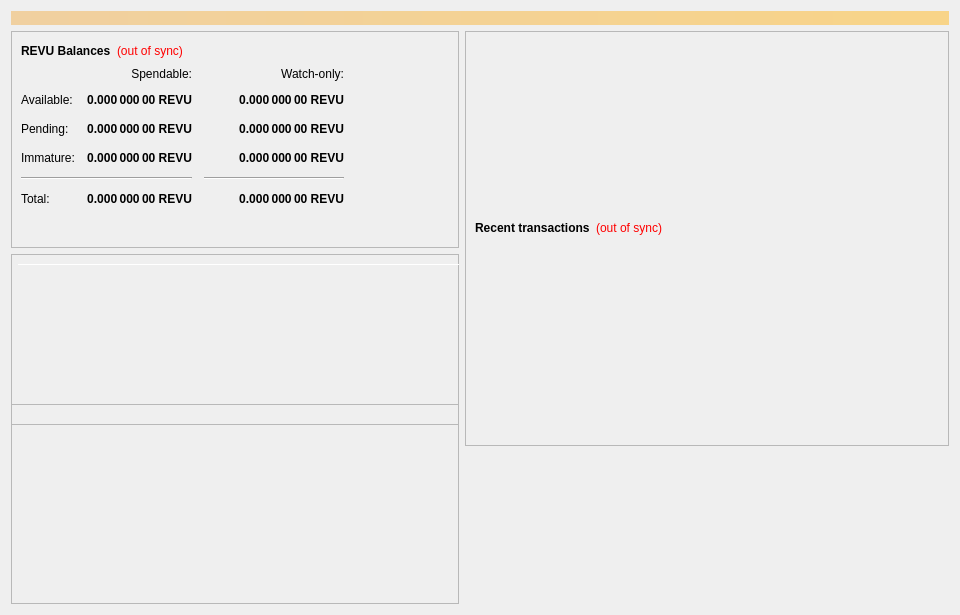
<?xml version="1.0" encoding="UTF-8"?>
<ui version="4.0">
 <class>OverviewPage</class>
 <widget class="QWidget" name="OverviewPage">
  <property name="geometry">
   <rect>
    <x>0</x>
    <y>0</y>
    <width>960</width>
    <height>615</height>
   </rect>
  </property>
  <property name="minimumSize">
   <size>
    <width>960</width>
    <height>0</height>
   </size>
  </property>
  <property name="windowTitle">
   <string>Form</string>
  </property>
  <layout class="QVBoxLayout" name="topLayout">
   <item>
    <widget class="QLabel" name="labelAlerts">
     <property name="visible">
      <bool>false</bool>
     </property>
     <property name="styleSheet">
      <string notr="true">background-color: qlineargradient(x1: 0, y1: 0, x2: 1, y2: 0, stop:0 #F0D0A0, stop:1 #F8D488); color:#000000;</string>
     </property>
     <property name="wordWrap">
      <bool>true</bool>
     </property>
     <property name="margin">
      <number>3</number>
     </property>
    </widget>
   </item>
   <item>
    <layout class="QHBoxLayout" name="horizontalLayout" stretch="1,1">
     <item>
      <layout class="QVBoxLayout" name="verticalLayout_2">
       <item>
        <widget class="QFrame" name="frame">
         <property name="frameShape">
          <enum>QFrame::StyledPanel</enum>
         </property>
         <property name="frameShadow">
          <enum>QFrame::Raised</enum>
         </property>
         <layout class="QVBoxLayout" name="verticalLayout_4">
          <item>
           <layout class="QHBoxLayout" name="horizontalLayout_4">
            <item>
             <widget class="QLabel" name="label_5">
              <property name="font">
               <font>
                <weight>75</weight>
                <bold>true</bold>
               </font>
              </property>
              <property name="text">
               <string>REVU Balances</string>
              </property>
             </widget>
            </item>
            <item>
             <widget class="QLabel" name="labelWalletStatus">
              <property name="cursor">
               <cursorShape>WhatsThisCursor</cursorShape>
              </property>
              <property name="toolTip">
               <string>The displayed information may be out of date. Your wallet automatically synchronizes with the Revu network after a connection is established, but this process has not completed yet.</string>
              </property>
              <property name="styleSheet">
               <string notr="true">QLabel { color: red; }</string>
              </property>
              <property name="text">
               <string notr="true">(out of sync)</string>
              </property>
              <property name="alignment">
               <set>Qt::AlignLeading|Qt::AlignLeft|Qt::AlignVCenter</set>
              </property>
             </widget>
            </item>
            <item>
             <spacer name="horizontalSpacer_3">
              <property name="orientation">
               <enum>Qt::Horizontal</enum>
              </property>
              <property name="sizeHint" stdset="0">
               <size>
                <width>40</width>
                <height>20</height>
               </size>
              </property>
             </spacer>
            </item>
           </layout>
          </item>
          <item>
           <layout class="QGridLayout" name="gridLayout">
            <property name="spacing">
             <number>12</number>
            </property>
            <item row="2" column="2">
             <widget class="QLabel" name="labelWatchPending">
              <property name="font">
               <font>
                <weight>75</weight>
                <bold>true</bold>
               </font>
              </property>
              <property name="cursor">
               <cursorShape>IBeamCursor</cursorShape>
              </property>
              <property name="toolTip">
               <string>Unconfirmed transactions to watch-only addresses</string>
              </property>
              <property name="text">
               <string notr="true">0.000 000 00 REVU</string>
              </property>
              <property name="alignment">
               <set>Qt::AlignRight|Qt::AlignTrailing|Qt::AlignVCenter</set>
              </property>
              <property name="textInteractionFlags">
               <set>Qt::LinksAccessibleByMouse|Qt::TextSelectableByKeyboard|Qt::TextSelectableByMouse</set>
              </property>
             </widget>
            </item>
            <item row="2" column="1">
             <widget class="QLabel" name="labelUnconfirmed">
              <property name="font">
               <font>
                <weight>75</weight>
                <bold>true</bold>
               </font>
              </property>
              <property name="cursor">
               <cursorShape>IBeamCursor</cursorShape>
              </property>
              <property name="toolTip">
               <string>Total of transactions that have yet to be confirmed, and do not yet count toward the spendable balance</string>
              </property>
              <property name="text">
               <string notr="true">0.000 000 00 REVU</string>
              </property>
              <property name="alignment">
               <set>Qt::AlignRight|Qt::AlignTrailing|Qt::AlignVCenter</set>
              </property>
              <property name="textInteractionFlags">
               <set>Qt::LinksAccessibleByMouse|Qt::TextSelectableByKeyboard|Qt::TextSelectableByMouse</set>
              </property>
             </widget>
            </item>
            <item row="3" column="2">
             <widget class="QLabel" name="labelWatchImmature">
              <property name="font">
               <font>
                <weight>75</weight>
                <bold>true</bold>
               </font>
              </property>
              <property name="cursor">
               <cursorShape>IBeamCursor</cursorShape>
              </property>
              <property name="toolTip">
               <string>Staked or masternode rewards in watch-only addresses that has not yet matured</string>
              </property>
              <property name="text">
               <string notr="true">0.000 000 00 REVU</string>
              </property>
              <property name="alignment">
               <set>Qt::AlignRight|Qt::AlignTrailing|Qt::AlignVCenter</set>
              </property>
              <property name="textInteractionFlags">
               <set>Qt::LinksAccessibleByMouse|Qt::TextSelectableByKeyboard|Qt::TextSelectableByMouse</set>
              </property>
             </widget>
            </item>
            <item row="4" column="0" colspan="2">
             <widget class="Line" name="lineSpendableBalance">
              <property name="orientation">
               <enum>Qt::Horizontal</enum>
              </property>
             </widget>
            </item>
            <item row="4" column="2">
             <widget class="Line" name="lineWatchBalance">
              <property name="sizePolicy">
               <sizepolicy hsizetype="Preferred" vsizetype="Fixed">
                <horstretch>0</horstretch>
                <verstretch>0</verstretch>
               </sizepolicy>
              </property>
              <property name="minimumSize">
               <size>
                <width>140</width>
                <height>0</height>
               </size>
              </property>
              <property name="orientation">
               <enum>Qt::Horizontal</enum>
              </property>
             </widget>
            </item>
            <item row="5" column="0">
             <widget class="QLabel" name="labelTotalText">
              <property name="text">
               <string>Total:</string>
              </property>
             </widget>
            </item>
            <item row="3" column="1">
             <widget class="QLabel" name="labelImmature">
              <property name="font">
               <font>
                <weight>75</weight>
                <bold>true</bold>
               </font>
              </property>
              <property name="cursor">
               <cursorShape>IBeamCursor</cursorShape>
              </property>
              <property name="toolTip">
               <string>Staked or masternode rewards that has not yet matured</string>
              </property>
              <property name="text">
               <string notr="true">0.000 000 00 REVU</string>
              </property>
              <property name="alignment">
               <set>Qt::AlignRight|Qt::AlignTrailing|Qt::AlignVCenter</set>
              </property>
              <property name="textInteractionFlags">
               <set>Qt::LinksAccessibleByMouse|Qt::TextSelectableByKeyboard|Qt::TextSelectableByMouse</set>
              </property>
             </widget>
            </item>
            <item row="2" column="3">
             <spacer name="horizontalSpacer_2">
              <property name="orientation">
               <enum>Qt::Horizontal</enum>
              </property>
              <property name="sizeHint" stdset="0">
               <size>
                <width>40</width>
                <height>20</height>
               </size>
              </property>
             </spacer>
            </item>
            <item row="3" column="0">
             <widget class="QLabel" name="labelImmatureText">
              <property name="text">
               <string>Immature:</string>
              </property>
             </widget>
            </item>
            <item row="5" column="1">
             <widget class="QLabel" name="labelTotal">
              <property name="font">
               <font>
                <weight>75</weight>
                <bold>true</bold>
               </font>
              </property>
              <property name="cursor">
               <cursorShape>IBeamCursor</cursorShape>
              </property>
              <property name="toolTip">
               <string>Your current total balance</string>
              </property>
              <property name="text">
               <string notr="true">0.000 000 00 REVU</string>
              </property>
              <property name="alignment">
               <set>Qt::AlignRight|Qt::AlignTrailing|Qt::AlignVCenter</set>
              </property>
              <property name="textInteractionFlags">
               <set>Qt::LinksAccessibleByMouse|Qt::TextSelectableByKeyboard|Qt::TextSelectableByMouse</set>
              </property>
             </widget>
            </item>
            <item row="5" column="2">
             <widget class="QLabel" name="labelWatchTotal">
              <property name="font">
               <font>
                <weight>75</weight>
                <bold>true</bold>
               </font>
              </property>
              <property name="cursor">
               <cursorShape>IBeamCursor</cursorShape>
              </property>
              <property name="toolTip">
               <string>Current total balance in watch-only addresses</string>
              </property>
              <property name="text">
               <string notr="true">0.000 000 00 REVU</string>
              </property>
              <property name="alignment">
               <set>Qt::AlignRight|Qt::AlignTrailing|Qt::AlignVCenter</set>
              </property>
              <property name="textInteractionFlags">
               <set>Qt::LinksAccessibleByMouse|Qt::TextSelectableByKeyboard|Qt::TextSelectableByMouse</set>
              </property>
             </widget>
            </item>
            <item row="0" column="2">
             <widget class="QLabel" name="labelWatchonly">
              <property name="text">
               <string>Watch-only:</string>
              </property>
              <property name="alignment">
               <set>Qt::AlignRight|Qt::AlignTrailing|Qt::AlignVCenter</set>
              </property>
             </widget>
            </item>
            <item row="1" column="0">
             <widget class="QLabel" name="labelBalanceText">
              <property name="text">
               <string>Available:</string>
              </property>
             </widget>
            </item>
            <item row="1" column="1">
             <widget class="QLabel" name="labelBalance">
              <property name="font">
               <font>
                <weight>75</weight>
                <bold>true</bold>
               </font>
              </property>
              <property name="cursor">
               <cursorShape>IBeamCursor</cursorShape>
              </property>
              <property name="toolTip">
               <string>Your current spendable balance</string>
              </property>
              <property name="text">
               <string notr="true">0.000 000 00 REVU</string>
              </property>
              <property name="alignment">
               <set>Qt::AlignRight|Qt::AlignTrailing|Qt::AlignVCenter</set>
              </property>
              <property name="textInteractionFlags">
               <set>Qt::LinksAccessibleByMouse|Qt::TextSelectableByKeyboard|Qt::TextSelectableByMouse</set>
              </property>
             </widget>
            </item>
            <item row="1" column="2">
             <widget class="QLabel" name="labelWatchAvailable">
              <property name="font">
               <font>
                <weight>75</weight>
                <bold>true</bold>
               </font>
              </property>
              <property name="cursor">
               <cursorShape>IBeamCursor</cursorShape>
              </property>
              <property name="toolTip">
               <string>Your current balance in watch-only addresses</string>
              </property>
              <property name="text">
               <string notr="true">0.000 000 00 REVU</string>
              </property>
              <property name="alignment">
               <set>Qt::AlignRight|Qt::AlignTrailing|Qt::AlignVCenter</set>
              </property>
              <property name="textInteractionFlags">
               <set>Qt::LinksAccessibleByMouse|Qt::TextSelectableByKeyboard|Qt::TextSelectableByMouse</set>
              </property>
             </widget>
            </item>
            <item row="2" column="0">
             <widget class="QLabel" name="labelPendingText">
              <property name="text">
               <string>Pending:</string>
              </property>
             </widget>
            </item>
            <item row="0" column="1">
             <widget class="QLabel" name="labelSpendable">
              <property name="text">
               <string>Spendable:</string>
              </property>
              <property name="alignment">
               <set>Qt::AlignRight|Qt::AlignTrailing|Qt::AlignVCenter</set>
              </property>
             </widget>
            </item>
           </layout>
          </item>
          <item>
           <spacer name="verticalSpacer_4">
            <property name="orientation">
             <enum>Qt::Vertical</enum>
            </property>
            <property name="sizeHint" stdset="0">
             <size>
              <width>20</width>
              <height>40</height>
             </size>
            </property>
           </spacer>
          </item>
         </layout>
        </widget>
       </item>
       <item>
        <widget class="QFrame" name="frameObfuscation">
         <property name="minimumSize">
          <size>
           <width>0</width>
           <height>350</height>
          </size>
         </property>
         <property name="layoutDirection">
          <enum>Qt::LeftToRight</enum>
         </property>
         <property name="frameShape">
          <enum>QFrame::StyledPanel</enum>
         </property>
         <property name="frameShadow">
          <enum>QFrame::Raised</enum>
         </property>
         <widget class="QPushButton" name="runAutoDenom">
          <property name="geometry">
           <rect>
            <x>251</x>
            <y>17</y>
            <width>1</width>
            <height>1</height>
           </rect>
          </property>
          <property name="palette">
           <palette>
            <active>
             <colorrole role="WindowText">
              <brush brushstyle="SolidPattern">
               <color alpha="255">
                <red>0</red>
                <green>0</green>
                <blue>0</blue>
               </color>
              </brush>
             </colorrole>
             <colorrole role="Button">
              <brush brushstyle="SolidPattern">
               <color alpha="255">
                <red>239</red>
                <green>238</green>
                <blue>238</blue>
               </color>
              </brush>
             </colorrole>
             <colorrole role="Light">
              <brush brushstyle="SolidPattern">
               <color alpha="255">
                <red>255</red>
                <green>255</green>
                <blue>255</blue>
               </color>
              </brush>
             </colorrole>
             <colorrole role="Midlight">
              <brush brushstyle="SolidPattern">
               <color alpha="255">
                <red>247</red>
                <green>246</green>
                <blue>246</blue>
               </color>
              </brush>
             </colorrole>
             <colorrole role="Dark">
              <brush brushstyle="SolidPattern">
               <color alpha="255">
                <red>119</red>
                <green>119</green>
                <blue>119</blue>
               </color>
              </brush>
             </colorrole>
             <colorrole role="Mid">
              <brush brushstyle="SolidPattern">
               <color alpha="255">
                <red>159</red>
                <green>159</green>
                <blue>159</blue>
               </color>
              </brush>
             </colorrole>
             <colorrole role="Text">
              <brush brushstyle="SolidPattern">
               <color alpha="255">
                <red>0</red>
                <green>0</green>
                <blue>0</blue>
               </color>
              </brush>
             </colorrole>
             <colorrole role="BrightText">
              <brush brushstyle="SolidPattern">
               <color alpha="255">
                <red>255</red>
                <green>255</green>
                <blue>255</blue>
               </color>
              </brush>
             </colorrole>
             <colorrole role="ButtonText">
              <brush brushstyle="SolidPattern">
               <color alpha="255">
                <red>0</red>
                <green>0</green>
                <blue>0</blue>
               </color>
              </brush>
             </colorrole>
             <colorrole role="Base">
              <brush brushstyle="SolidPattern">
               <color alpha="255">
                <red>255</red>
                <green>255</green>
                <blue>255</blue>
               </color>
              </brush>
             </colorrole>
             <colorrole role="Window">
              <brush brushstyle="SolidPattern">
               <color alpha="255">
                <red>239</red>
                <green>238</green>
                <blue>238</blue>
               </color>
              </brush>
             </colorrole>
             <colorrole role="Shadow">
              <brush brushstyle="SolidPattern">
               <color alpha="255">
                <red>0</red>
                <green>0</green>
                <blue>0</blue>
               </color>
              </brush>
             </colorrole>
             <colorrole role="AlternateBase">
              <brush brushstyle="SolidPattern">
               <color alpha="255">
                <red>247</red>
                <green>246</green>
                <blue>246</blue>
               </color>
              </brush>
             </colorrole>
             <colorrole role="ToolTipBase">
              <brush brushstyle="SolidPattern">
               <color alpha="255">
                <red>255</red>
                <green>255</green>
                <blue>220</blue>
               </color>
              </brush>
             </colorrole>
             <colorrole role="ToolTipText">
              <brush brushstyle="SolidPattern">
               <color alpha="255">
                <red>0</red>
                <green>0</green>
                <blue>0</blue>
               </color>
              </brush>
             </colorrole>
            </active>
            <inactive>
             <colorrole role="WindowText">
              <brush brushstyle="SolidPattern">
               <color alpha="255">
                <red>0</red>
                <green>0</green>
                <blue>0</blue>
               </color>
              </brush>
             </colorrole>
             <colorrole role="Button">
              <brush brushstyle="SolidPattern">
               <color alpha="255">
                <red>239</red>
                <green>238</green>
                <blue>238</blue>
               </color>
              </brush>
             </colorrole>
             <colorrole role="Light">
              <brush brushstyle="SolidPattern">
               <color alpha="255">
                <red>255</red>
                <green>255</green>
                <blue>255</blue>
               </color>
              </brush>
             </colorrole>
             <colorrole role="Midlight">
              <brush brushstyle="SolidPattern">
               <color alpha="255">
                <red>247</red>
                <green>246</green>
                <blue>246</blue>
               </color>
              </brush>
             </colorrole>
             <colorrole role="Dark">
              <brush brushstyle="SolidPattern">
               <color alpha="255">
                <red>119</red>
                <green>119</green>
                <blue>119</blue>
               </color>
              </brush>
             </colorrole>
             <colorrole role="Mid">
              <brush brushstyle="SolidPattern">
               <color alpha="255">
                <red>159</red>
                <green>159</green>
                <blue>159</blue>
               </color>
              </brush>
             </colorrole>
             <colorrole role="Text">
              <brush brushstyle="SolidPattern">
               <color alpha="255">
                <red>0</red>
                <green>0</green>
                <blue>0</blue>
               </color>
              </brush>
             </colorrole>
             <colorrole role="BrightText">
              <brush brushstyle="SolidPattern">
               <color alpha="255">
                <red>255</red>
                <green>255</green>
                <blue>255</blue>
               </color>
              </brush>
             </colorrole>
             <colorrole role="ButtonText">
              <brush brushstyle="SolidPattern">
               <color alpha="255">
                <red>0</red>
                <green>0</green>
                <blue>0</blue>
               </color>
              </brush>
             </colorrole>
             <colorrole role="Base">
              <brush brushstyle="SolidPattern">
               <color alpha="255">
                <red>255</red>
                <green>255</green>
                <blue>255</blue>
               </color>
              </brush>
             </colorrole>
             <colorrole role="Window">
              <brush brushstyle="SolidPattern">
               <color alpha="255">
                <red>239</red>
                <green>238</green>
                <blue>238</blue>
               </color>
              </brush>
             </colorrole>
             <colorrole role="Shadow">
              <brush brushstyle="SolidPattern">
               <color alpha="255">
                <red>0</red>
                <green>0</green>
                <blue>0</blue>
               </color>
              </brush>
             </colorrole>
             <colorrole role="AlternateBase">
              <brush brushstyle="SolidPattern">
               <color alpha="255">
                <red>247</red>
                <green>246</green>
                <blue>246</blue>
               </color>
              </brush>
             </colorrole>
             <colorrole role="ToolTipBase">
              <brush brushstyle="SolidPattern">
               <color alpha="255">
                <red>255</red>
                <green>255</green>
                <blue>220</blue>
               </color>
              </brush>
             </colorrole>
             <colorrole role="ToolTipText">
              <brush brushstyle="SolidPattern">
               <color alpha="255">
                <red>0</red>
                <green>0</green>
                <blue>0</blue>
               </color>
              </brush>
             </colorrole>
            </inactive>
            <disabled>
             <colorrole role="WindowText">
              <brush brushstyle="SolidPattern">
               <color alpha="255">
                <red>119</red>
                <green>119</green>
                <blue>119</blue>
               </color>
              </brush>
             </colorrole>
             <colorrole role="Button">
              <brush brushstyle="SolidPattern">
               <color alpha="255">
                <red>239</red>
                <green>238</green>
                <blue>238</blue>
               </color>
              </brush>
             </colorrole>
             <colorrole role="Light">
              <brush brushstyle="SolidPattern">
               <color alpha="255">
                <red>255</red>
                <green>255</green>
                <blue>255</blue>
               </color>
              </brush>
             </colorrole>
             <colorrole role="Midlight">
              <brush brushstyle="SolidPattern">
               <color alpha="255">
                <red>247</red>
                <green>246</green>
                <blue>246</blue>
               </color>
              </brush>
             </colorrole>
             <colorrole role="Dark">
              <brush brushstyle="SolidPattern">
               <color alpha="255">
                <red>119</red>
                <green>119</green>
                <blue>119</blue>
               </color>
              </brush>
             </colorrole>
             <colorrole role="Mid">
              <brush brushstyle="SolidPattern">
               <color alpha="255">
                <red>159</red>
                <green>159</green>
                <blue>159</blue>
               </color>
              </brush>
             </colorrole>
             <colorrole role="Text">
              <brush brushstyle="SolidPattern">
               <color alpha="255">
                <red>119</red>
                <green>119</green>
                <blue>119</blue>
               </color>
              </brush>
             </colorrole>
             <colorrole role="BrightText">
              <brush brushstyle="SolidPattern">
               <color alpha="255">
                <red>255</red>
                <green>255</green>
                <blue>255</blue>
               </color>
              </brush>
             </colorrole>
             <colorrole role="ButtonText">
              <brush brushstyle="SolidPattern">
               <color alpha="255">
                <red>119</red>
                <green>119</green>
                <blue>119</blue>
               </color>
              </brush>
             </colorrole>
             <colorrole role="Base">
              <brush brushstyle="SolidPattern">
               <color alpha="255">
                <red>239</red>
                <green>238</green>
                <blue>238</blue>
               </color>
              </brush>
             </colorrole>
             <colorrole role="Window">
              <brush brushstyle="SolidPattern">
               <color alpha="255">
                <red>239</red>
                <green>238</green>
                <blue>238</blue>
               </color>
              </brush>
             </colorrole>
             <colorrole role="Shadow">
              <brush brushstyle="SolidPattern">
               <color alpha="255">
                <red>0</red>
                <green>0</green>
                <blue>0</blue>
               </color>
              </brush>
             </colorrole>
             <colorrole role="AlternateBase">
              <brush brushstyle="SolidPattern">
               <color alpha="255">
                <red>239</red>
                <green>238</green>
                <blue>238</blue>
               </color>
              </brush>
             </colorrole>
             <colorrole role="ToolTipBase">
              <brush brushstyle="SolidPattern">
               <color alpha="255">
                <red>255</red>
                <green>255</green>
                <blue>220</blue>
               </color>
              </brush>
             </colorrole>
             <colorrole role="ToolTipText">
              <brush brushstyle="SolidPattern">
               <color alpha="255">
                <red>0</red>
                <green>0</green>
                <blue>0</blue>
               </color>
              </brush>
             </colorrole>
            </disabled>
           </palette>
          </property>
          <property name="focusPolicy">
           <enum>Qt::NoFocus</enum>
          </property>
          <property name="autoFillBackground">
           <bool>true</bool>
          </property>
          <property name="text">
           <string/>
          </property>
          <property name="flat">
           <bool>true</bool>
          </property>
         </widget>
         <widget class="Line" name="line">
          <property name="geometry">
           <rect>
            <x>7</x>
            <y>10</y>
            <width>451</width>
            <height>1</height>
           </rect>
          </property>
          <property name="orientation">
           <enum>Qt::Horizontal</enum>
          </property>
         </widget>
         <widget class="QFrame" name="frame_3">
          <property name="geometry">
           <rect>
            <x>0</x>
            <y>150</y>
            <width>465</width>
            <height>201</height>
           </rect>
          </property>
          <property name="frameShape">
           <enum>QFrame::StyledPanel</enum>
          </property>
          <property name="frameShadow">
           <enum>QFrame::Raised</enum>
          </property>
         </widget>
         <widget class="QFrame" name="frame_4">
          <property name="geometry">
           <rect>
            <x>0</x>
            <y>0</y>
            <width>465</width>
            <height>171</height>
           </rect>
          </property>
          <property name="frameShape">
           <enum>QFrame::StyledPanel</enum>
          </property>
          <property name="frameShadow">
           <enum>QFrame::Raised</enum>
          </property>
         </widget>
        </widget>
       </item>
      </layout>
     </item>
     <item>
      <layout class="QVBoxLayout" name="verticalLayout_3">
       <item>
        <widget class="QFrame" name="frame_2">
         <property name="frameShape">
          <enum>QFrame::StyledPanel</enum>
         </property>
         <property name="frameShadow">
          <enum>QFrame::Raised</enum>
         </property>
         <layout class="QVBoxLayout" name="verticalLayout">
          <item>
           <spacer name="verticalSpacer_3">
            <property name="orientation">
             <enum>Qt::Vertical</enum>
            </property>
            <property name="sizeType">
             <enum>QSizePolicy::Fixed</enum>
            </property>
            <property name="sizeHint" stdset="0">
             <size>
              <width>20</width>
              <height>75</height>
             </size>
            </property>
           </spacer>
          </item>
          <item>
           <widget class="QLabel" name="labelOverviewHeaderRight">
            <property name="minimumSize">
             <size>
              <width>464</width>
              <height>96</height>
             </size>
            </property>
            <property name="maximumSize">
             <size>
              <width>16777215</width>
              <height>96</height>
             </size>
            </property>
            <property name="alignment">
             <set>Qt::AlignCenter</set>
            </property>
            <property name="margin">
             <number>5</number>
            </property>
           </widget>
          </item>
          <item>
           <layout class="QHBoxLayout" name="horizontalLayout_2">
            <item>
             <widget class="QLabel" name="label_4">
              <property name="font">
               <font>
                <weight>75</weight>
                <bold>true</bold>
               </font>
              </property>
              <property name="text">
               <string>Recent transactions</string>
              </property>
             </widget>
            </item>
            <item>
             <widget class="QLabel" name="labelTransactionsStatus">
              <property name="cursor">
               <cursorShape>WhatsThisCursor</cursorShape>
              </property>
              <property name="toolTip">
               <string>The displayed information may be out of date. Your wallet automatically synchronizes with the Revu network after a connection is established, but this process has not completed yet.</string>
              </property>
              <property name="styleSheet">
               <string notr="true">QLabel { color: red; }</string>
              </property>
              <property name="text">
               <string notr="true">(out of sync)</string>
              </property>
              <property name="alignment">
               <set>Qt::AlignRight|Qt::AlignTrailing|Qt::AlignVCenter</set>
              </property>
             </widget>
            </item>
            <item>
             <spacer name="horizontalSpacer">
              <property name="orientation">
               <enum>Qt::Horizontal</enum>
              </property>
              <property name="sizeHint" stdset="0">
               <size>
                <width>40</width>
                <height>20</height>
               </size>
              </property>
             </spacer>
            </item>
           </layout>
          </item>
          <item>
           <widget class="QListView" name="listTransactions">
            <property name="styleSheet">
             <string notr="true">QListView { background: transparent; }</string>
            </property>
            <property name="frameShape">
             <enum>QFrame::NoFrame</enum>
            </property>
            <property name="verticalScrollBarPolicy">
             <enum>Qt::ScrollBarAlwaysOff</enum>
            </property>
            <property name="horizontalScrollBarPolicy">
             <enum>Qt::ScrollBarAlwaysOff</enum>
            </property>
            <property name="selectionMode">
             <enum>QAbstractItemView::NoSelection</enum>
            </property>
           </widget>
          </item>
         </layout>
        </widget>
       </item>
       <item>
        <spacer name="verticalSpacer_2">
         <property name="orientation">
          <enum>Qt::Vertical</enum>
         </property>
         <property name="sizeType">
          <enum>QSizePolicy::Expanding</enum>
         </property>
         <property name="sizeHint" stdset="0">
          <size>
           <width>20</width>
           <height>40</height>
          </size>
         </property>
        </spacer>
       </item>
      </layout>
     </item>
    </layout>
   </item>
  </layout>
 </widget>
 <resources/>
 <connections/>
</ui>
